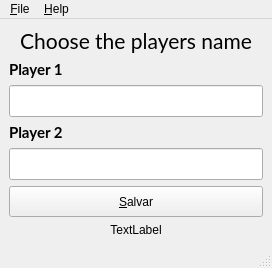
<?xml version="1.0" encoding="UTF-8"?>
<ui version="4.0">
 <class>MainWindow</class>
 <widget class="QMainWindow" name="MainWindow">
  <property name="geometry">
   <rect>
    <x>0</x>
    <y>0</y>
    <width>272</width>
    <height>268</height>
   </rect>
  </property>
  <property name="windowTitle">
   <string>MainWindow</string>
  </property>
  <widget class="QWidget" name="centralwidget">
   <layout class="QGridLayout" name="gridLayout">
    <item row="7" column="0">
     <spacer name="verticalSpacer_2">
      <property name="orientation">
       <enum>Qt::Vertical</enum>
      </property>
      <property name="sizeHint" stdset="0">
       <size>
        <width>20</width>
        <height>40</height>
       </size>
      </property>
     </spacer>
    </item>
    <item row="0" column="0">
     <widget class="QLabel" name="label">
      <property name="font">
       <font>
        <family>Lato</family>
        <pointsize>16</pointsize>
       </font>
      </property>
      <property name="text">
       <string>Choose the players name</string>
      </property>
      <property name="alignment">
       <set>Qt::AlignCenter</set>
      </property>
     </widget>
    </item>
    <item row="1" column="0">
     <widget class="QLabel" name="label_2">
      <property name="font">
       <font>
        <family>Lato</family>
        <pointsize>11</pointsize>
        <weight>75</weight>
        <bold>true</bold>
       </font>
      </property>
      <property name="text">
       <string>Player 1</string>
      </property>
      <property name="buddy">
       <cstring>inp_p1_name</cstring>
      </property>
     </widget>
    </item>
    <item row="4" column="0">
     <widget class="QLineEdit" name="inp_p2_name">
      <property name="font">
       <font>
        <family>Lato</family>
        <pointsize>14</pointsize>
        <italic>false</italic>
       </font>
      </property>
     </widget>
    </item>
    <item row="5" column="0">
     <widget class="QPushButton" name="btn_save">
      <property name="minimumSize">
       <size>
        <width>0</width>
        <height>31</height>
       </size>
      </property>
      <property name="cursor">
       <cursorShape>PointingHandCursor</cursorShape>
      </property>
      <property name="text">
       <string>&amp;Salvar</string>
      </property>
     </widget>
    </item>
    <item row="2" column="0">
     <widget class="QLineEdit" name="inp_p1_name">
      <property name="font">
       <font>
        <family>Lato</family>
        <pointsize>14</pointsize>
        <italic>false</italic>
       </font>
      </property>
     </widget>
    </item>
    <item row="3" column="0">
     <widget class="QLabel" name="label_3">
      <property name="font">
       <font>
        <family>Lato</family>
        <pointsize>11</pointsize>
        <weight>75</weight>
        <bold>true</bold>
       </font>
      </property>
      <property name="text">
       <string>Player 2</string>
      </property>
      <property name="buddy">
       <cstring>inp_p2_name</cstring>
      </property>
     </widget>
    </item>
    <item row="6" column="0">
     <widget class="QLabel" name="lbl_message">
      <property name="text">
       <string>TextLabel</string>
      </property>
      <property name="alignment">
       <set>Qt::AlignCenter</set>
      </property>
     </widget>
    </item>
   </layout>
  </widget>
  <widget class="QMenuBar" name="menubar">
   <property name="geometry">
    <rect>
     <x>0</x>
     <y>0</y>
     <width>272</width>
     <height>21</height>
    </rect>
   </property>
   <widget class="QMenu" name="menu_File">
    <property name="title">
     <string>&amp;File</string>
    </property>
    <addaction name="action_Exit"/>
   </widget>
   <widget class="QMenu" name="menu_Help">
    <property name="title">
     <string>&amp;Help</string>
    </property>
    <addaction name="action_About"/>
   </widget>
   <addaction name="menu_File"/>
   <addaction name="menu_Help"/>
  </widget>
  <widget class="QStatusBar" name="statusbar"/>
  <action name="action_Exit">
   <property name="text">
    <string>&amp;Exit</string>
   </property>
   <property name="shortcut">
    <string>Ctrl+W</string>
   </property>
  </action>
  <action name="action_About">
   <property name="text">
    <string>&amp;About</string>
   </property>
  </action>
 </widget>
 <tabstops>
  <tabstop>inp_p1_name</tabstop>
  <tabstop>inp_p2_name</tabstop>
  <tabstop>btn_save</tabstop>
 </tabstops>
 <resources/>
 <connections/>
</ui>
